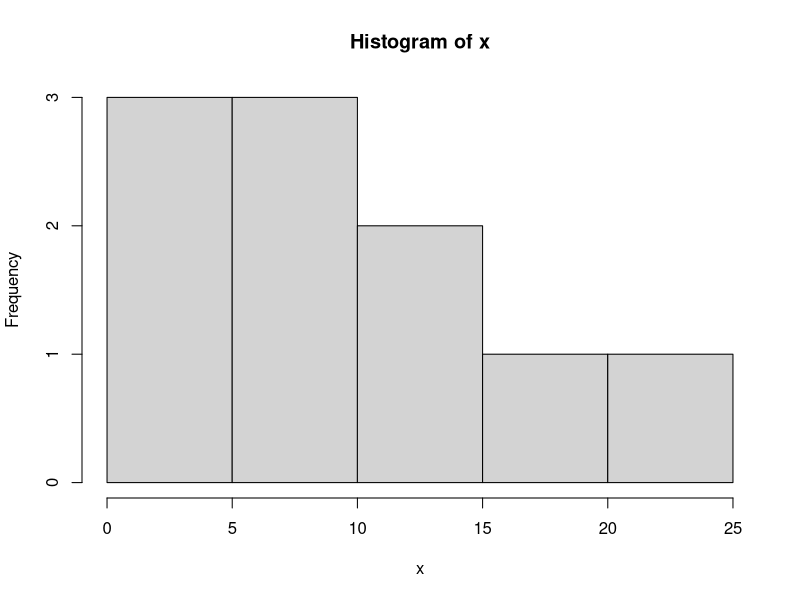
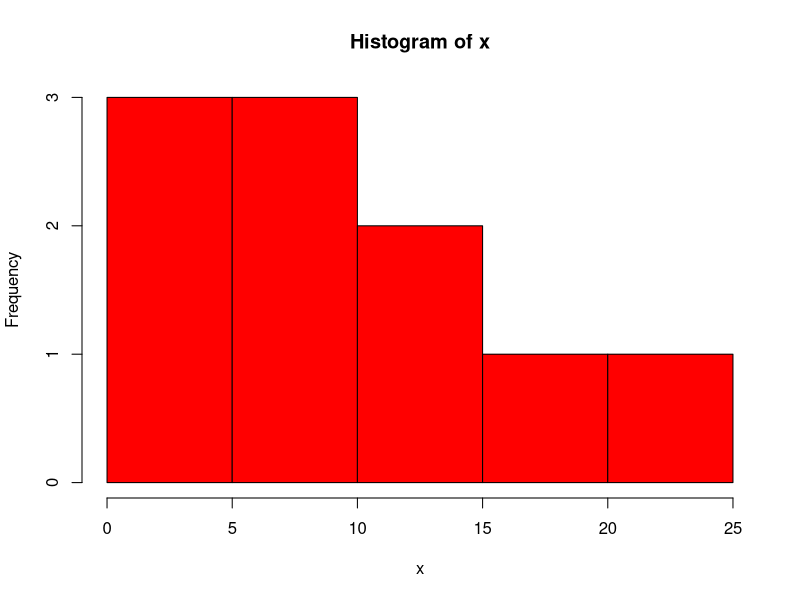
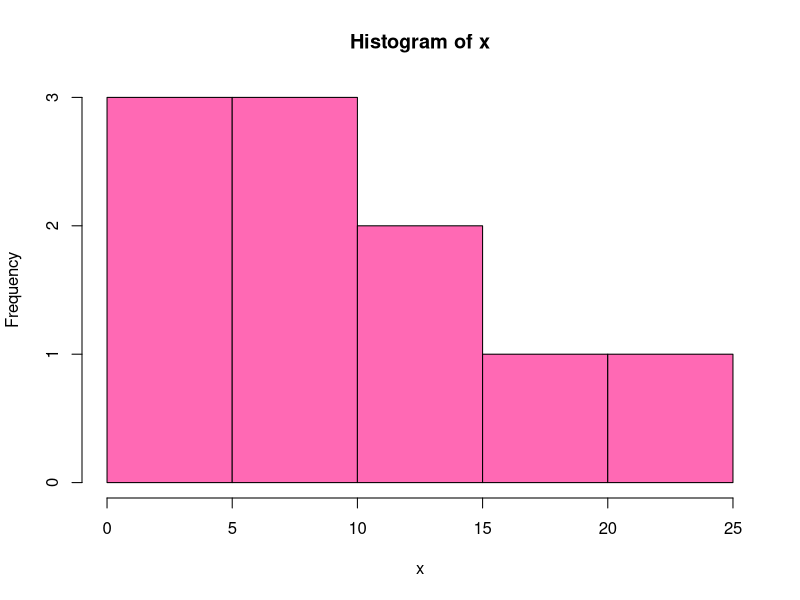
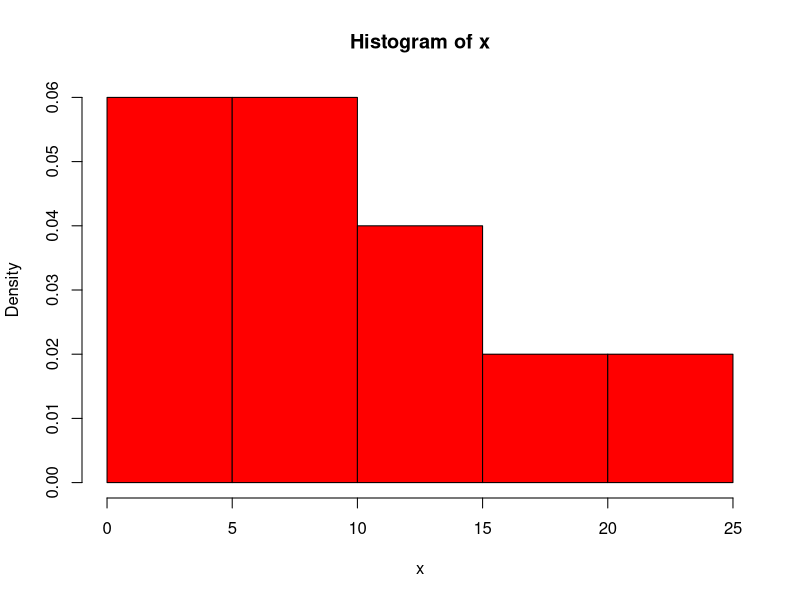
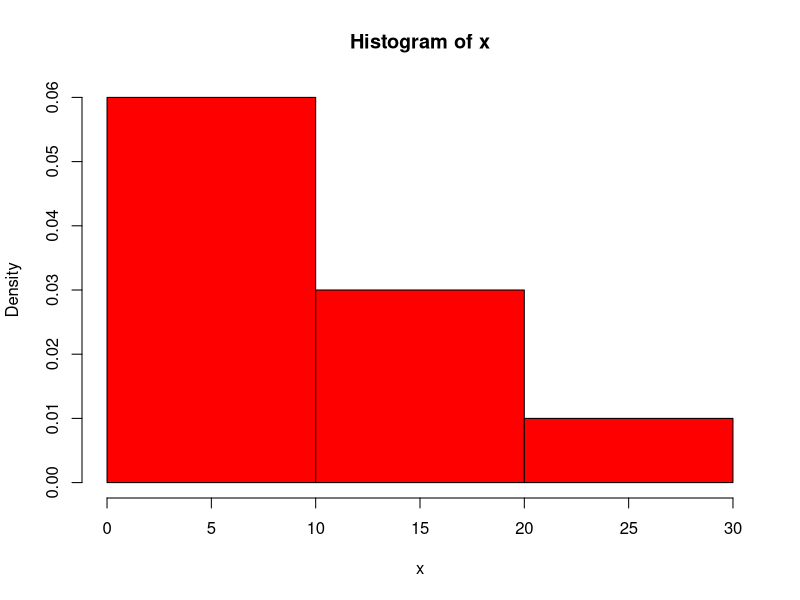

Recreate these plots in R, in order.
## ---- chunk 1
1 + 4 # addition
## ---- chunk 2
4 - 9 # subtraction
## ---- chunk 3
6 * 5 + 7 / 2 # multiplication and division
## ---- chunk 4
sqrt(36) # taking a square root
## ---- chunk 5
6 ^ 2 # raising to power
## ---- chunk 6
6 ** 2 # the same
## ---- chunk 7
log(4)
## ---- chunk 8
log(4, base = 2)  # so 2^2 = 4
## ---- chunk 9
log10(100)  # the same as log(100, base=10)
## ---- chunk 10
round(12.57)
## ---- chunk 11
round(12.57, 1)  # round to tenths, 1 digit after .
## ---- chunk 12
a <- 3
a
## ---- chunk 13
x <- 2
x <- x + 3
x # updated, now it is 3 + 2 = 5
## ---- chunk 14
s <- "hello"
s 
## ---- chunk 15
toupper(s)
## ---- chunk 16
s
## ---- chunk 17
s <- toupper(s)
s  # updated
## ---- chunk 18
v <- c(1, 0, 0, 1, 2) # vector v
## ---- chunk 19
v
## ---- chunk 20
class(v) # numeric values, not text ones
## ---- chunk 21
length(v)
## ---- chunk 22
v[1]  # first element
v[2]  # second element 
## ---- chunk 23
v[0]  # no error, but no such element
## ---- chunk 24
names <- c('Ann', 'Tom')
names
## ---- chunk 25
x <- c(6, 6, 7, 0, 14, 24, 16, 15, 2, 0)
x
## ---- chunk 26
min(x) # maximum value
max(x) # maximum value
mean(x) # an average, a sample mean
median(x) # a median
var(x) # a sample variance
sd(x) # a standard deviation
## ---- chunk 27
y <- c("a", "b", "c", "a", "c", "c")
## ---- chunk 28
table(y)
## ---- chunk 29
table(y)/sum(table(y))
## ---- chunk 30
hist(x)  # hist - from histogram
## ---- chunk 31
hist(x, col="red")  # col for color
## ---- chunk 32
hist(x, col="hotpink")  # more interesting color
## ---- chunk 33
# freq=FALSE, not absolute frequences by y-axis
hist(x, col="red", freq=FALSE)  
## ---- chunk 34
hist(x, col="red", freq=FALSE, breaks=3)  # 3 bins
